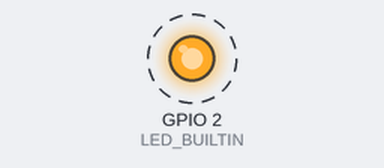
Simulated run of this sketch. Board: ESP8266 (NodeMCU). Shown: output pins drawn as LEDs (lit = HIGH, except the on-board LED, lit = LOW). Dashed ring = blinking. What the sketch prints to the serial monitor is not drawn.

Above: at 0.5 s.
Timing chart, 0 to 4.6 s (numbered marks = the images above):
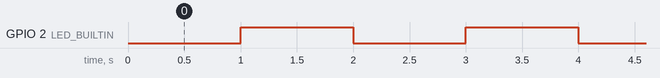

Measured:
- by itself, GPIO 2 (LED_BUILTIN): alternates HIGH for 1.0 s and LOW for 1.0 s, 21 changes in all, then stays HIGH

The sketch:

ticker.ino
```cpp
// https://github.com/esp8266/Arduino/blob/master/libraries/Ticker/examples/TickerBasic/TickerBasic.ino
#include <Ticker.h>

Ticker ticker;
int count = 0;
bool isLEDToggle = false;  // some kind of status

void setup() {
  pinMode(LED_BUILTIN, OUTPUT);
  digitalWrite(LED_BUILTIN, LOW);
  Serial.begin(115200);
  Serial.println("Hello!");

  ticker.attach(1, blink);  // start the ticker
  isLEDToggle = true;
}

void loop() {
  if (count > 10) {  // off the LED when not require
    ticker.detach();
    ledOFF();
    isLEDToggle = false;
  }

  Serial.println(count);
  count++;
  delay(2000);
}

void blink() {
  int state = digitalRead(LED_BUILTIN);
  if (isLEDToggle) {
    digitalWrite(LED_BUILTIN, !state);
  }
}

void ledOFF() {
  digitalWrite(LED_BUILTIN, HIGH);
  Serial.println("OFF LED");
}
```
